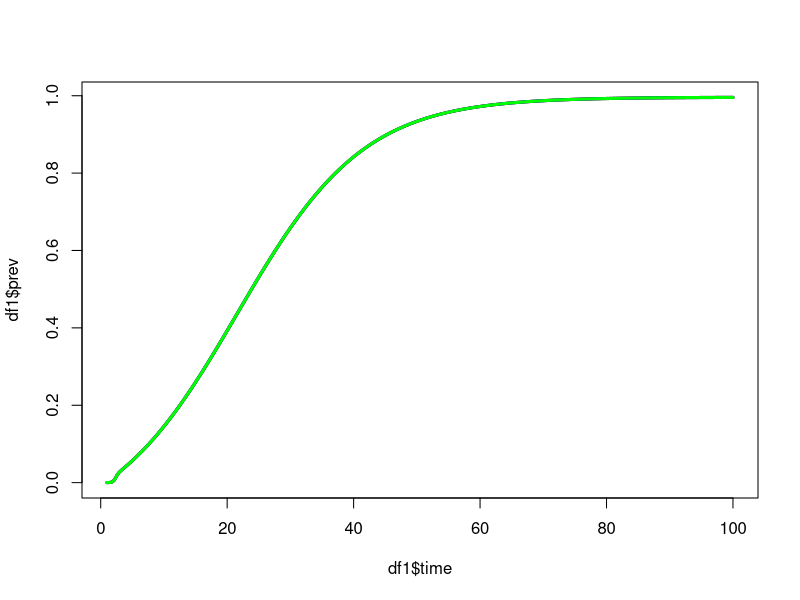

Recreate this plot in R.
# https://github.com/statnet/EpiModel/blob/master/R/dcm.R
# https://github.com/statnet/EpiModel/blob/master/R/dcm.mods.R
# https://github.com/statnet/EpiModelResearch/blob/master/shiny/epidcmDG/ui.R
# *******https://github.com/statnet/EpiModelResearch/blob/master/shiny/epidcmDG/server.R
# http://desolve.r-forge.r-project.org/
# https://www.r-bloggers.com/sir-model-of-epidemics/
# http://rstudio-pubs-static.s3.amazonaws.com/6852_c59c5a2e8ea3456abbeb017185de603e.html

library(deSolve)
Qmod <- function(t, t0, parms) {
    with(as.list(c(t0, parms)), {
        
        ## Dynamic Calculations ##
        
        # Popsize
        N.high <- S.high + I.high
        N.low <- S.low + I.low
        N <- N.high + N.low
        prev <- (I.high + I.low)/N
        
        # Contact rates
        c.high <- (c.mean*N - c.low*N.low)/N.high
        
        # mixing matrix calculations based on Q
        g.hh <- ((c.high*N.high) + (Q*c.low*N.low)) / ((c.high*N.high) + (c.low*N.low))
        g.lh <- 1 - g.hh
        g.hl <- (1 - g.hh) * ((c.high*N.high) / (c.low*N.low))
        g.ll <- 1 - g.hl
        
        # prob that p is infected
        p.high <- (g.hh*I.high/N.high) + (g.lh*I.low/N.low)
        p.low <- (g.ll*I.low/N.low) + (g.hl*I.high/N.high)
        
        # lambda - force of infection
        lambda.high <- rho.high*c.high*p.high
        lambda.low <- rho.low*c.low*p.low
        
        ## Differential Equations ##
        dS.high <- brate*prop.high*N.tot - lambda.high*S.high - muS.high*S.high 
        dI.high <- lambda.high*S.high - muI.high*I.high
        
        dS.low <- brate*prop.low*N.tot - lambda.low*S.low - muS.low*S.low
        dI.low <- lambda.low*S.low - muI.low*I.low
        
        
        ## Output ##
        list(c(dS.high, dI.high,
               dS.low, dI.low),
             N = N,
             prev = prev)
        
    })
}


params <- list(

        # Input parameters
        N.tot <- 20000,
        prop.high <- 0.02,
        prop.low <- 1 - prop.high,
        c.mean <- 20 / 50,
        c.low <- 10 / 50,
        rho.high <- 0.5,
        rho.low <- 0.5,
        brate <- 0.02 / 50,
        muS.high <- 0.01 / 50,
        muS.low <- 0.01 / 50,
        muI.high <- 0.02 / 50,
        muI.low <- 0.02 / 50,
        Q = 0.75
        )

t0 <- c(
    S.high = (prop.high)*(N.tot) - 1,
    I.high = 1,
    S.low = (prop.low)*(N.tot) - 1,
    I.low = 1
)

dt <- seq(1, 100, 0.02)

df1 <- data.frame(ode(y=t0, times=dt, func=Qmod, parms=params, method='rk4'))
df2 <- data.frame(ode(y=t0, times=dt, func=Qmod, parms=params, method='rk4'))
df3 <- data.frame(ode(y=t0, times=dt, func=Qmod, parms=params, method='rk4'))

head(df1)
plot(df1$time, df1$prev, type='l', col = "red", lwd = 3)
lines(df2$time, df2$prev, type = 'l', col = "blue", lwd = 3)
lines(df3$time, df3$prev, type = 'l', col = "green", lwd = 3)
